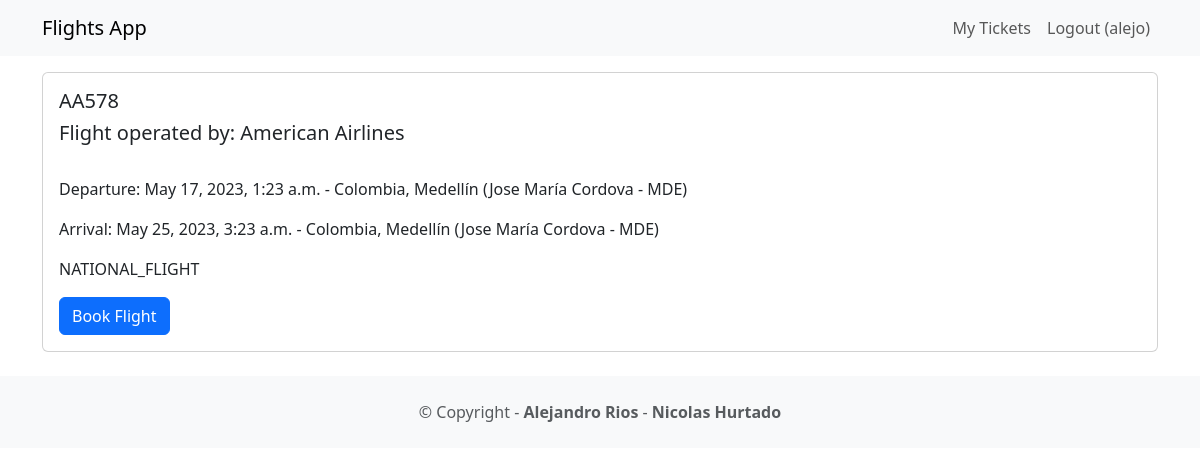
The app's page /flight/AA578 (signed in) with its own data.
### flight/models.py (models this page shows)
class Flight(models.Model):
    id_vuelo = models.CharField(primary_key=True, unique=True, max_length=45)
    codigo_IATA_aerolinea_vuelo = models.ForeignKey(Airline, on_delete=models.CASCADE)
    codigo_IATA_aeropuerto_salida = models.ForeignKey(Airport, on_delete=models.CASCADE, related_name='codigo_IATA_aeropuerto_salida')
    id_ciudad_aeropuerto_salida = models.ForeignKey(City, on_delete=models.CASCADE, related_name='id_ciudad_aeropuerto_salida')
    id_pais_aeropuerto_salida = models.ForeignKey(Country, on_delete=models.CASCADE, related_name='id_pais_aeropuerto_salida')
    codigo_IATA_aeropuerto_llegada = models.ForeignKey(Airport, on_delete=models.CASCADE, related_name='codigo_IATA_aeropuerto_llegada')
    id_ciudad_aeropuerto_llegada = models.ForeignKey(City, on_delete=models.CASCADE, related_name='id_ciudad_aeropuerto_llegada')
    id_pais_aeropuerto_llegada = models.ForeignKey(Country, on_delete=models.CASCADE, related_name='id_pais_aeropuerto_llegada')
    fecha_salida = models.DateTimeField(null=False)
    fecha_llegada = models.DateTimeField(null=False)
    categoria_vuelo = models.CharField(max_length=45, choices=[(tag.name, tag.value) for tag in CategoriaVuelo], null=False)

class Airline(models.Model):
    codigo_IATA_aerolinea = models.CharField(primary_key=True, unique=True, max_length=45)
    nombre_aerolinea = models.CharField(max_length=127, null=False)

class Country(models.Model):
    id_pais = models.CharField(primary_key=True, unique=True, max_length=45)
    nombre_pais = models.CharField(max_length=45, null=False)

class City(models.Model):
    id_ciudad = models.CharField(primary_key=True, unique=True, max_length=45)
    id_pais_ciudad = models.ForeignKey(Country, on_delete=models.CASCADE)
    nombre_ciudad = models.CharField(max_length=127, null=False)

class Airport(models.Model):
    codigo_IATA_aeropuerto = models.CharField(primary_key=True, unique=True, max_length=45)
    id_ciudad_aeropuerto = models.ForeignKey(City, on_delete=models.CASCADE)
    id_pais_aeropuerto = models.ForeignKey(Country, on_delete=models.CASCADE)
    nombre_aeropuerto = models.CharField(max_length=127, null=False)

### flight/views.py (the view)
# urls.py: path('<id_vuelo>', views.detail, name='detail'),
def detail(request, id_vuelo):
    flight = get_object_or_404(Flight, pk=id_vuelo)
    tickets = Ticket.objects.all()
    return render(request, 'detail.html', {'flight': flight, 'tickets': tickets})

### flight/templates/detail.html
{% extends 'base.html' %}
{% block content %}
<div class="card mb-3">
  <div class="row g-0">
    <div class="col-md-8">
      <div class="card-body">
        <h5 class="card-title">{{ flight.id_vuelo }}</h5>
        <h5>Flight operated by: {{ flight.codigo_IATA_aerolinea_vuelo.nombre_aerolinea }}</h5>
        <br>
        <p class="card-text">Departure: {{ flight.fecha_salida }} - {{ flight.id_pais_aeropuerto_salida.nombre_pais }}, {{ flight.id_ciudad_aeropuerto_salida.nombre_ciudad }} ({{ flight.codigo_IATA_aeropuerto_salida.nombre_aeropuerto }} - {{ flight.codigo_IATA_aeropuerto_salida.codigo_IATA_aeropuerto }})</p>
        <p class="card-text">Arrival: {{ flight.fecha_llegada }} - {{ flight.id_pais_aeropuerto_llegada.nombre_pais }}, {{ flight.id_ciudad_aeropuerto_llegada.nombre_ciudad }} ({{ flight.codigo_IATA_aeropuerto_llegada.nombre_aeropuerto }} - {{ flight.codigo_IATA_aeropuerto_salida.codigo_IATA_aeropuerto }})</p>
        <p class="card-text">{{ flight.categoria_vuelo }}</p>
        <p class="card-text">
          {% if user.is_authenticated %}
          <a href="{% url 'bookflight' flight.id_vuelo %}" class="btn btn-primary">Book Flight</a>
          {% endif %}
        </p>
      </div>
    </div>
  </div>
</div>
{% endblock content %}

### flight_management_app/templates/base.html (shortened to what this page needs)
<!DOCTYPE html>
<html>
  <head>
    <link href="https://cdn.jsdelivr.net/npm/bootstrap@5.3.0-alpha3/dist/css/bootstrap.min.css" rel="stylesheet">
  </head>
  <body>
    <nav class="navbar navbar-expand-lg
      navbar-light bg-light mb-3">
      <div class="container">
        <a class="navbar-brand" href="{% url 'flights' %}">Flights App</a>
        <div class="collapse navbar-collapse"
          id="navbarNavAltMarkup">
          <div class="navbar-nav ms-auto">
            <a class="nav-link" href="#">My Tickets</a>
            {% if user.is_authenticated %}
              <a class="nav-link" href="{% url 'logoutaccount' %}">
                Logout ({{ user.username }})
              </a>
            {% else %}
              <a class="nav-link" href="{% url 'loginaccount' %}">Login</a>
              <a class="nav-link" href="{% url 'signupaccount' %}">Sign Up</a>
            {% endif %}
          </div>
        </div>
      </div>
    </nav>
    <div class="container">
      {% block content %}
      {% endblock content %}
    </div>
    <footer class="text-center text-lg-start bg-light
    text-muted mt-4">
    <div class="text-center p-4">
      © Copyright -
      <a class="text-reset fw-bold text-decoration-none"
        target="_blank"
        href="#">
        Alejandro Rios
      </a> -
      <a class="text-reset fw-bold text-decoration-none"
        target="_blank"
        href="#">
        Nicolas Hurtado
      </a>
    </div>
  </footer>
  </body>
</html>

### records on screen
Flight: id_vuelo "AA578", codigo_IATA_aerolinea_vuelo.nombre_aerolinea "American Airlines", fecha_salida "May 17, 2023, 1:23 a.m.", id_pais_aeropuerto_salida.nombre_pais "Colombia", id_ciudad_aeropuerto_salida.nombre_ciudad "Medellín", codigo_IATA_aeropuerto_salida.nombre_aeropuerto "Jose María Cordova", codigo_IATA_aeropuerto_salida.codigo_IATA_aeropuerto "MDE", fecha_llegada "May 25, 2023, 3:23 a.m.", id_pais_aeropuerto_llegada.nombre_pais "Colombia", id_ciudad_aeropuerto_llegada.nombre_ciudad "Medellín", codigo_IATA_aeropuerto_llegada.nombre_aeropuerto "Jose María Cordova", categoria_vuelo "NATIONAL_FLIGHT"

### other values on screen
{{ user.username }} "alejo"
